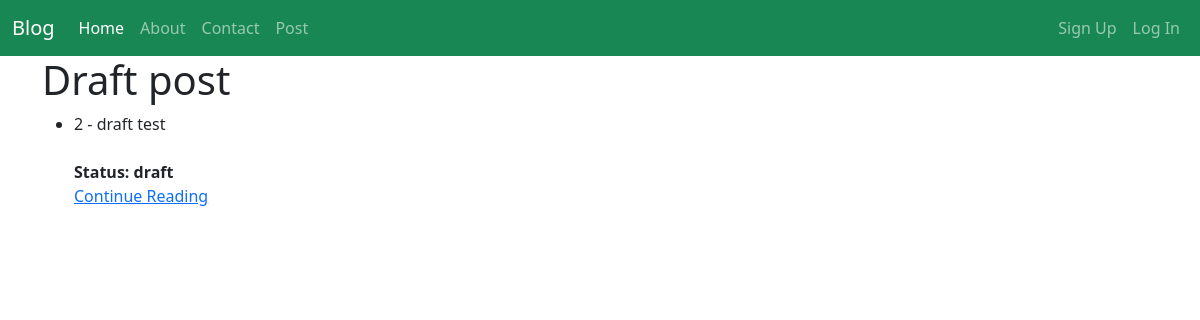
/posts/drafts/, run on the app's committed database.
### posts/models.py (models this page shows, shortened)
class Status(models.Model):
    class Meta:
        verbose_name_plural = "Status"
    name = models.CharField(max_length=128, unique=True)
    description = models.CharField(max_length=200, help_text="Write a description about the status")
    def __str__(self):
        return f"{self.name}"

class post(models.Model): #OOP (Object Oriented Programing)
    title = models.CharField(max_length=128)
    subtitle = models.CharField(max_length=256)
    body = models.TextField()
    created_on = models.DateTimeField(auto_now_add=True)
    author = models.ForeignKey(
        get_user_model(),
        on_delete=models.CASCADE
    ) #User Model
    status = models.ForeignKey(
        Status,
        on_delete=models.DO_NOTHING
    )

### posts/views.py (the view)
# urls.py: path("drafts/", PostDraftListView.as_view(), name="post_draft_list"),
class PostDraftListView(ListView):
    template_name = "posts/list.html"
    draft_status = Status.objects.get(name="draft")
    queryset = post.objects.filter(status=draft_status)
    context_object_name = "posts"
    def get_context_data(self, **kwargs):
        context = super().get_context_data(**kwargs)
        context["post_status"] = "Draft"
        return context

### templates/posts/list.html (shortened to what this page needs)
{% extends 'base.html' %}
{% block content %}
    <h1>{{ post_status }} post</h1>
    <div>
        <ul>
            {% for post in posts  %}
            <li>{{post.id}} - {{post.title}}</li><br>
            <span><strong>Status: {{ post.status }}</strong></span> <br>
            <a href="{% url 'post_detail' post.id %}">Continue Reading</a>
            {% endfor %}
        </ul>
    </div>
{% endblock %}

### data on the page
Status: name "Draft"
post: id "2", title "draft test", status "draft"
